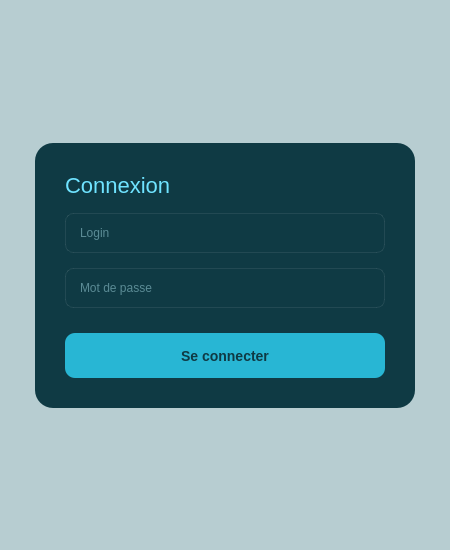
<?xml version="1.0" encoding="UTF-8"?>
<ui version="4.0">
 <class>EmployeLoginDialog</class>
 <widget class="QDialog" name="EmployeLoginDialog">
  <property name="geometry">
   <rect>
    <x>0</x>
    <y>0</y>
    <width>450</width>
    <height>550</height>
   </rect>
  </property>
  <property name="windowTitle">
   <string>Connexion</string>
  </property>
  <property name="styleSheet">
   <string notr="true">
    QDialog {
        background-color: #B7CDD1;
    }
   </string>
  </property>
  <layout class="QVBoxLayout" name="verticalLayout">
   <item>
    <spacer name="verticalSpacer_1">
     <property name="orientation">
      <enum>Qt::Vertical</enum>
     </property>
     <property name="sizeHint" stdset="0">
      <size>
       <width>20</width>
       <height>40</height>
      </size>
     </property>
    </spacer>
   </item>
   <item>
    <layout class="QHBoxLayout" name="horizontalLayout">
     <item>
      <spacer name="horizontalSpacer_1">
       <property name="orientation">
        <enum>Qt::Horizontal</enum>
       </property>
       <property name="sizeHint" stdset="0">
        <size>
         <width>40</width>
         <height>20</height>
        </size>
       </property>
      </spacer>
     </item>
     <item>
      <widget class="QFrame" name="loginFrame">
       <property name="minimumSize">
        <size>
         <width>380</width>
         <height>260</height>
        </size>
       </property>
       <property name="styleSheet">
        <string notr="true">
            QFrame#loginFrame {
                background-color: #0F3A44;
                border-radius: 18px;
            }
            QLabel {
                border: none;
            }
        </string>
       </property>
       <property name="frameShape">
        <enum>QFrame::StyledPanel</enum>
       </property>
       <property name="frameShadow">
        <enum>QFrame::Raised</enum>
       </property>
       <layout class="QVBoxLayout" name="verticalLayout_2">
        <property name="spacing">
         <number>15</number>
        </property>
        <property name="leftMargin">
         <number>30</number>
        </property>
        <property name="topMargin">
         <number>30</number>
        </property>
        <property name="rightMargin">
         <number>30</number>
        </property>
        <property name="bottomMargin">
         <number>30</number>
        </property>
        <item>
         <widget class="QLabel" name="lblTitle">
          <property name="text">
           <string>Connexion</string>
          </property>
          <property name="styleSheet">
           <string notr="true">
            color: #6FE3FF;
            font-size: 22px;
            font-weight: normal;
           </string>
          </property>
          <property name="alignment">
           <set>Qt::AlignLeading|Qt::AlignLeft|Qt::AlignVCenter</set>
          </property>
         </widget>
        </item>
        <item>
         <widget class="QLineEdit" name="lineUser">
          <property name="minimumSize">
           <size>
            <width>0</width>
            <height>40</height>
           </size>
          </property>
          <property name="styleSheet">
           <string notr="true">
            background: transparent;
            border: 1px solid rgba(255,255,255,0.08);
            border-radius: 8px;
            padding: 0 12px;
            color: #A6DCE6;
            selection-background-color: #28B6D4;
           </string>
          </property>
          <property name="placeholderText">
           <string>Login</string>
          </property>
         </widget>
        </item>
        <item>
         <widget class="QLineEdit" name="linePass">
          <property name="minimumSize">
           <size>
            <width>0</width>
            <height>40</height>
           </size>
          </property>
          <property name="styleSheet">
           <string notr="true">
            background: transparent;
            border: 1px solid rgba(255,255,255,0.08);
            border-radius: 8px;
            padding: 0 12px;
            color: #A6DCE6;
            selection-background-color: #28B6D4;
           </string>
          </property>
          <property name="echoMode">
           <enum>QLineEdit::Password</enum>
          </property>
          <property name="placeholderText">
           <string>Mot de passe</string>
          </property>
         </widget>
        </item>
        <item>
         <spacer name="verticalSpacer_Form">
          <property name="orientation">
           <enum>Qt::Vertical</enum>
          </property>
          <property name="sizeType">
           <enum>QSizePolicy::Fixed</enum>
          </property>
          <property name="sizeHint" stdset="0">
           <size>
            <width>20</width>
            <height>10</height>
           </size>
          </property>
         </spacer>
        </item>
        <item>
         <widget class="QPushButton" name="btnLogin">
          <property name="minimumSize">
           <size>
            <width>0</width>
            <height>45</height>
           </size>
          </property>
          <property name="cursor">
           <cursorShape>PointingHandCursor</cursorShape>
          </property>
          <property name="styleSheet">
           <string notr="true">
            QPushButton {
                background-color: #28B6D4;
                border-radius: 10px;
                color: #0F3A44;
                font-weight: bold;
                font-size: 14px;
            }
            QPushButton:hover {
                background-color: #3FD3F3;
            }
            QPushButton:pressed {
                background-color: #1CA2BF;
            }
           </string>
          </property>
          <property name="text">
           <string>Se connecter</string>
          </property>
         </widget>
        </item>
       </layout>
      </widget>
     </item>
     <item>
      <spacer name="horizontalSpacer_2">
       <property name="orientation">
        <enum>Qt::Horizontal</enum>
       </property>
       <property name="sizeHint" stdset="0">
        <size>
         <width>40</width>
         <height>20</height>
        </size>
       </property>
      </spacer>
     </item>
    </layout>
   </item>
   <item>
    <spacer name="verticalSpacer_2">
     <property name="orientation">
      <enum>Qt::Vertical</enum>
     </property>
     <property name="sizeHint" stdset="0">
      <size>
       <width>20</width>
       <height>40</height>
      </size>
     </property>
    </spacer>
   </item>
  </layout>
 </widget>
 <resources/>
 <connections/>
</ui>
